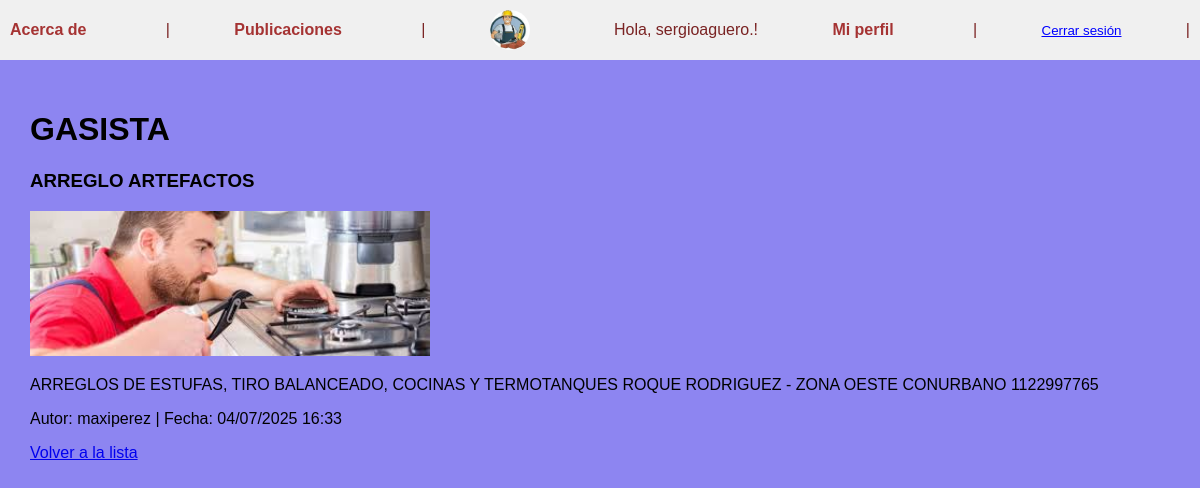
The page /pages/2/ (signed in) on the database its author committed.
### accounts/models.py (models this page shows, shortened)
class UserProfile(models.Model):
    user = models.OneToOneField(User, on_delete=models.CASCADE)
    imagen = models.ImageField(upload_to='profile_images/', null=True, blank=True)
    descripcion = models.TextField(blank=True)
    sitio_web = models.URLField(blank=True)

### pages/models.py (models this page shows, shortened)
class Blog(models.Model):
    titulo = models.CharField(max_length=200)
    subtitulo = models.CharField(max_length=200)
    cuerpo = models.TextField()
    autor = models.ForeignKey(User, on_delete=models.CASCADE)
    fecha = models.DateTimeField(auto_now_add=True)
    imagen = models.ImageField(upload_to='blog_images/', null=True, blank=False)

### pages/views.py (the view)
# urls.py: path('pages/<int:blog_id>/', blog_detail, name='blog_detail'),
def blog_detail(request, blog_id):
    blog = get_object_or_404(Blog, id=blog_id)
    return render(request, 'pages/blog_detail.html', {'blog': blog})

### templates/pages/blog_detail.html
{% extends 'base.html' %}
{% block content %}
  <h1>{{ blog.titulo }}</h1>
  <h3>{{ blog.subtitulo }}</h3>
  <img src="{{ blog.imagen.url }}" width="400">
  <p>{{ blog.cuerpo }}</p>
  <p>Autor: {{ blog.autor.username }} | Fecha: {{ blog.fecha|date:"d/m/Y H:i" }}</p>
  <a href="{% url 'blog_list' %}">Volver a la lista</a>
{% endblock %}

### templates/base.html (shortened to what this page needs)
<!DOCTYPE html>
{% load static %}
<html lang="es">
<head>
  <link rel="stylesheet" href="{% static 'css/styles.css' %}">
</head>
<body>
 <nav style="background-color: #f0f0f0; padding: 10px;">
  <a href="{% url 'about' %}">Acerca de</a> |
  <a href="{% url 'blog_list' %}">Publicaciones</a> |
  {% if user.is_authenticated %}
    {% if user.userprofile.imagen %}
      <img src="{{ user.userprofile.imagen.url }}" alt="Perfil" width="40" height="40" style="border-radius: 50%; vertical-align: middle;">
    {% else %}
      <img src="{% static 'img/default-avatar.png' %}" alt="Sin imagen" width="40" height="40" style="border-radius: 50%; vertical-align: middle;">
    {% endif %}
    <span style="margin: 0 10px;">Hola, {{ user.username }}!</span>
    <a href="{% url 'profile' %}">Mi perfil</a> |
    <form action="{% url 'logout' %}" method="post" style="display: inline;">
      <button type="submit" style="background: none; border: none; padding: 0; margin: 0; color: blue; text-decoration: underline; cursor: pointer;">
        Cerrar sesión
      </button>
    </form> |
  {% else %}
    <a href="{% url 'login' %}">Iniciar sesión</a> |
    <a href="{% url 'signup' %}">Registrarse</a> |
  {% endif %}
</nav>
 <div class="container">
    {% block content %}
    {% endblock %}
  </div>
</body>
</html>

### static/css/styles.css (style rules this page uses)
body { font-family: Arial, sans-serif; background-color: #8d85f1; margin: 0; padding: 0; }
nav { background-color: #b9f1c7; padding: 15px 20px; color: rgb(122, 35, 35); display: flex; align-items: center; justify-content: space-between; }
nav a { color: rgb(165, 51, 51); text-decoration: none; margin-right: 15px; font-weight: bold; }
nav img { border-radius: 50%; margin-right: 10px; vertical-align: middle; }
.container { padding: 30px; }

### rows shown on the page
Blog: titulo "GASISTA", subtitulo "ARREGLO ARTEFACTOS", imagen (picture), cuerpo "ARREGLOS DE ESTUFAS, TIRO BALANCEADO, COCINAS Y TERMOTANQUES ROQUE RODRIGUEZ - ZONA OESTE CONURBANO 1122997765", autor.username "maxiperez", fecha "04/07/2025 16:33"

### other values the page prints
{{ user.username }} "sergioaguero."
